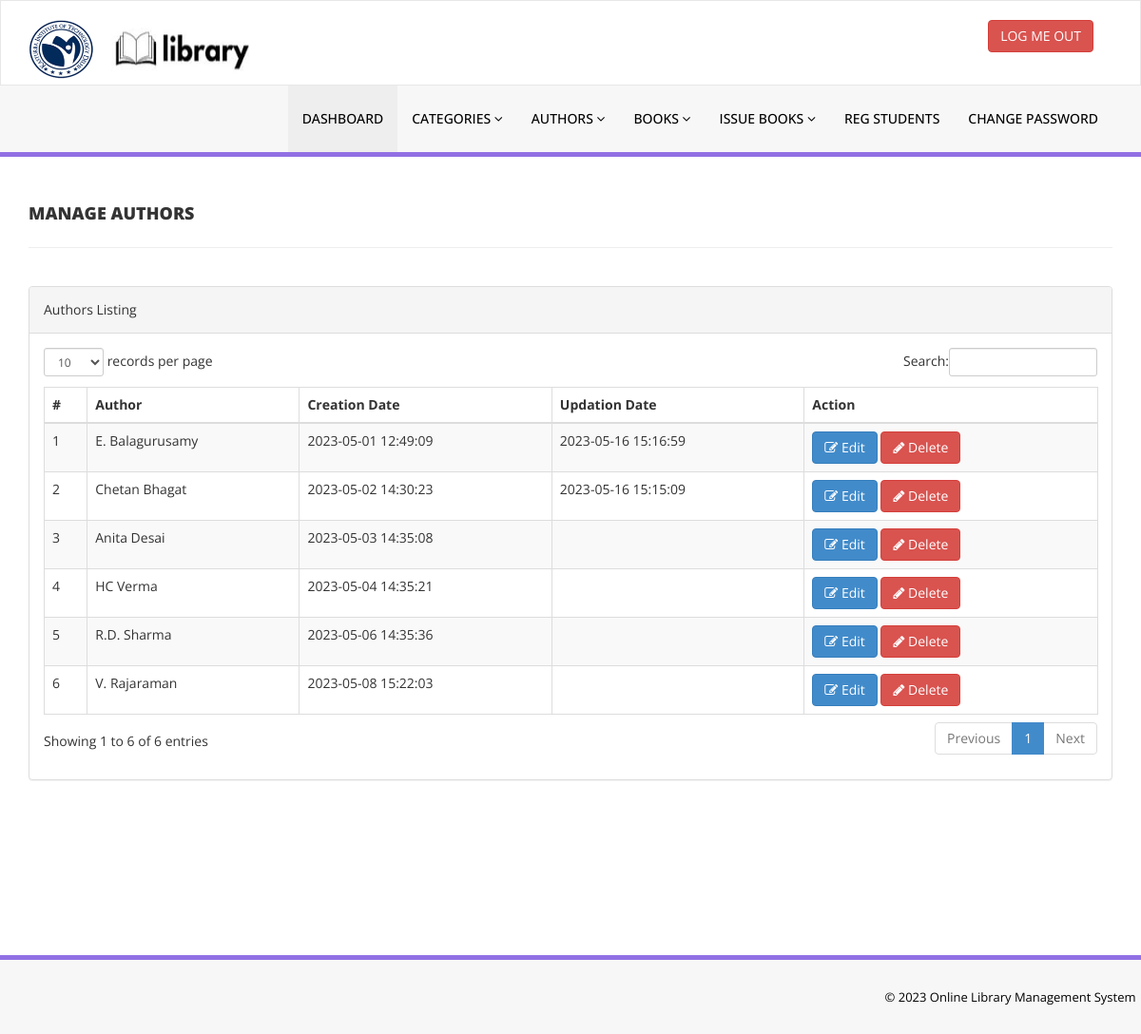
Screenshot of /admin/manage-authors.php (signed in) with the database file from the repository.
### tables this page shows
CREATE TABLE IF NOT EXISTS `tblauthors` (
  `id` int(11) NOT NULL,
  `AuthorName` varchar(159) DEFAULT NULL,
  `creationDate` timestamp NULL DEFAULT CURRENT_TIMESTAMP,
  `UpdationDate` timestamp NULL DEFAULT NULL ON UPDATE CURRENT_TIMESTAMP
);

### admin/manage-authors.php (the view, shortened to what this page needs)
<?php
include('includes/config.php');
if(strlen($_SESSION['alogin'])==0)
    {
header('location:index.php');
}
else{
    ?>
<!DOCTYPE html>
<html xmlns="http://www.w3.org/1999/xhtml">
<head>
    <link href="assets/css/bootstrap.css" rel="stylesheet" />
    <link href="assets/css/font-awesome.css" rel="stylesheet" />
    <link href="assets/js/dataTables/dataTables.bootstrap.css" rel="stylesheet" />
    <link href="assets/css/style.css" rel="stylesheet" />
</head>
<body>
<?php include('includes/header.php');?>
    <div class="content-wrapper">
         <div class="container">
        <div class="row pad-botm">
            <div class="col-md-12">
                <h4 class="header-line">Manage Authors</h4>
    </div>
     <div class="row">
</div>
        </div>
            <div class="row">
                <div class="col-md-12">
                    <div class="panel panel-default">
                        <div class="panel-heading">
                           Authors Listing
                        </div>
                        <div class="panel-body">
                            <div class="table-responsive">
                                <table class="table table-striped table-bordered table-hover" id="dataTables-example">
                                    <thead>
                                        <tr>
                                            <th>#</th>
                                            <th>Author</th>
                                            <th>Creation Date</th>
                                            <th>Updation Date</th>
                                            <th>Action</th>
                                        </tr>
                                    </thead>
                                    <tbody>
<?php $sql = "SELECT * from  tblauthors";
$query = $dbh -> prepare($sql);
$query->execute();
$results=$query->fetchAll(PDO::FETCH_OBJ);
$cnt=1;
if($query->rowCount() > 0)
{
foreach($results as $result)
{               ?>
                                        <tr class="odd gradeX">
                                            <td class="center"><?php echo htmlentities($cnt);?></td>
                                            <td class="center"><?php echo htmlentities($result->AuthorName);?></td>
                                            <td class="center"><?php echo htmlentities($result->creationDate);?></td>
                                            <td class="center"><?php echo htmlentities($result->UpdationDate);?></td>
                                            <td class="center">
                                            <a href="edit-author.php?athrid=<?php echo htmlentities($result->id);?>"><button class="btn btn-primary"><i class="fa fa-edit "></i> Edit</button>
                                          <a href="manage-authors.php?del=<?php echo htmlentities($result->id);?>" onclick="return confirm('Are you sure you want to delete?');"" >  <button class="btn btn-danger"><i class="fa fa-pencil"></i> Delete</button>
                                            </td>
                                        </tr>
 <?php $cnt=$cnt+1;}} ?>
                                    </tbody>
                                </table>
                            </div>
                        </div>
                    </div>
                </div>
            </div>
    </div>
    </div>
  <?php include('includes/footer.php');?>
</body>
</html>
<?php } ?>

### admin/includes/header.php (shortened to what this page needs)
<div class="navbar navbar-inverse set-radius-zero" >
        <div class="container">
            <div class="navbar-header">
                <a class="navbar-brand">
 <img src="assets/img/kitlogo.png"height="70" width="70" />
                   <img src="assets/img/liblogo2.jpeg" height="60" width="170"/>
                </a>
            </div>
            <div class="right-div">
                <a href="logout.php" class="btn btn-danger pull-right">LOG ME OUT</a>
            </div>
        </div>
    </div>
    <section class="menu-section">
        <div class="container">
            <div class="row ">
                <div class="col-md-12">
                    <div class="navbar-collapse collapse ">
                        <ul id="menu-top" class="nav navbar-nav navbar-right">
                            <li><a href="dashboard.php" class="menu-top-active">DASHBOARD</a></li>
                            <li>
                                <a href="#" class="dropdown-toggle" id="ddlmenuItem" data-toggle="dropdown"> Categories <i class="fa fa-angle-down"></i></a>
                            </li>
                            <li>
                                <a href="#" class="dropdown-toggle" id="ddlmenuItem" data-toggle="dropdown"> Authors <i class="fa fa-angle-down"></i></a>
                            </li>
 <li>
                                <a href="#" class="dropdown-toggle" id="ddlmenuItem" data-toggle="dropdown"> Books <i class="fa fa-angle-down"></i></a>
                            </li>
                           <li>
                                <a href="#" class="dropdown-toggle" id="ddlmenuItem" data-toggle="dropdown"> Issue Books <i class="fa fa-angle-down"></i></a>
                            </li>
                             <li><a href="reg-students.php">Reg Students</a></li>
  <li><a href="change-password.php">Change Password</a></li>
                        </ul>
                    </div>
                </div>
            </div>
        </div>
    </section>

### admin/includes/footer.php
<section class="footer-section">
     <div class="container">
         <div class="row">
             <div class="col-md-12">
                &copy; 2023 Online Library Management System |
             </div>
         </div>
     </div>
 </section>

### admin/assets/css/style.css (style rules this page uses)
.set-radius-zero { border-radius:0px; -moz-border-radius:0px; -webkit-border-radius:0px; }
.content-wrapper { margin-top: 40px; min-height:800px; padding-bottom:90px; }
.header-line { font-weight:900; padding-bottom:25px; border-bottom:1px solid #eeeeee; text-transform:uppercase; }
.pad-botm { padding-bottom:30px; }
.right-div { float: right; padding: 20px; }
#menu-top a { color:#000; text-decoration:none; font-weight:500; padding: 25px 15px 25px 15px; text-transform:uppercase; }
.menu-section { background-color: #f7f7f7; border-bottom:5px solid #9170E4; width:100% }
.menu-top-active { background-color:#eeeeee; }
.navbar-inverse { background-color: #FFF; border-color: rgba(155, 153, 153, 0.23); }
.navbar { min-height: 90px; margin-bottom: 0px; }
.footer-section { padding:25px 50px 25px 50px; color:#000; font-size:13px; background-color: #f7f7f7; text-align:right; border-top:5px solid #9170E4; }

### rows the page displays
tblauthors: AuthorName "E. Balagurusamy", creationDate "2023-05-01 12:49:09", UpdationDate "2023-05-16 15:16:59"
tblauthors: AuthorName "Chetan Bhagat", creationDate "2023-05-02 14:30:23", UpdationDate "2023-05-16 15:15:09"
tblauthors: AuthorName "Anita Desai", creationDate "2023-05-03 14:35:08"
tblauthors: AuthorName "HC Verma", creationDate "2023-05-04 14:35:21"
tblauthors: AuthorName "R.D. Sharma", creationDate "2023-05-06 14:35:36"
tblauthors: AuthorName "V. Rajaraman", creationDate "2023-05-08 15:22:03"
